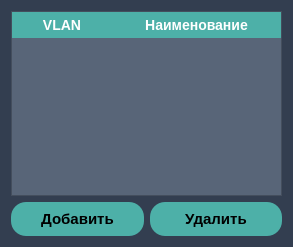
<?xml version="1.0" encoding="UTF-8"?>
<ui version="4.0">
 <class>Form</class>
 <widget class="QWidget" name="Form">
  <property name="geometry">
   <rect>
    <x>0</x>
    <y>0</y>
    <width>293</width>
    <height>247</height>
   </rect>
  </property>
  <property name="sizePolicy">
   <sizepolicy hsizetype="Preferred" vsizetype="Expanding">
    <horstretch>0</horstretch>
    <verstretch>0</verstretch>
   </sizepolicy>
  </property>
  <property name="windowTitle">
   <string>База данных VLAN</string>
  </property>
  <property name="styleSheet">
   <string notr="true">QWidget {
	background-color:#333e50;
}

QPushButton {
	color:black;
	background-color:#4DB0A8;
	border:none;
	border-radius:15px;
	padding:8px 10px;
	font-family:arial;
	font-weight:bold;
	font-size:15px;
}

QPushButton:hover {
	color:white;
	cursor:PointingHand;
}

QTableView {
	color:white;
	background-color:#586578;
	selection-background-color:#4DB0A8;
	selection-color:white;
}

QHeaderView::section {
	border:3px solid #4DB0A8;
	color:white;
	font-size: 14px;
	font-weight:bold;
	background-color:#4DB0A8;
}

QTableView QTableCornerButton::section {
    background: #4DB0A8;
}

QTableView QScrollBar:vertical {
	border:none;
	border-radius:10px;
	width:10px;
}

QTableView QScrollBar::handle:vertical {
	border:1px solid #4DB0A8;
	background-color: #4DB0A8;
	border-radius:5px;
}

QTableView QScrollArea {
	background-color:#586578;
}</string>
  </property>
  <layout class="QVBoxLayout" name="verticalLayout">
   <item>
    <widget class="QTableWidget" name="database">
     <property name="horizontalScrollBarPolicy">
      <enum>Qt::ScrollBarAlwaysOff</enum>
     </property>
     <property name="sizeAdjustPolicy">
      <enum>QAbstractScrollArea::AdjustToContents</enum>
     </property>
     <property name="editTriggers">
      <set>QAbstractItemView::NoEditTriggers</set>
     </property>
     <property name="selectionBehavior">
      <enum>QAbstractItemView::SelectRows</enum>
     </property>
     <property name="textElideMode">
      <enum>Qt::ElideMiddle</enum>
     </property>
     <property name="cornerButtonEnabled">
      <bool>false</bool>
     </property>
     <attribute name="horizontalHeaderCascadingSectionResizes">
      <bool>true</bool>
     </attribute>
     <attribute name="horizontalHeaderStretchLastSection">
      <bool>true</bool>
     </attribute>
     <column>
      <property name="text">
       <string>VLAN</string>
      </property>
     </column>
     <column>
      <property name="text">
       <string>Наименование</string>
      </property>
     </column>
    </widget>
   </item>
   <item>
    <layout class="QHBoxLayout" name="horizontalLayout">
     <item>
      <widget class="QPushButton" name="add">
       <property name="cursor">
        <cursorShape>PointingHandCursor</cursorShape>
       </property>
       <property name="text">
        <string>Добавить</string>
       </property>
      </widget>
     </item>
     <item>
      <widget class="QPushButton" name="remove">
       <property name="cursor">
        <cursorShape>PointingHandCursor</cursorShape>
       </property>
       <property name="text">
        <string>Удалить</string>
       </property>
      </widget>
     </item>
    </layout>
   </item>
  </layout>
 </widget>
 <resources/>
 <connections/>
</ui>
